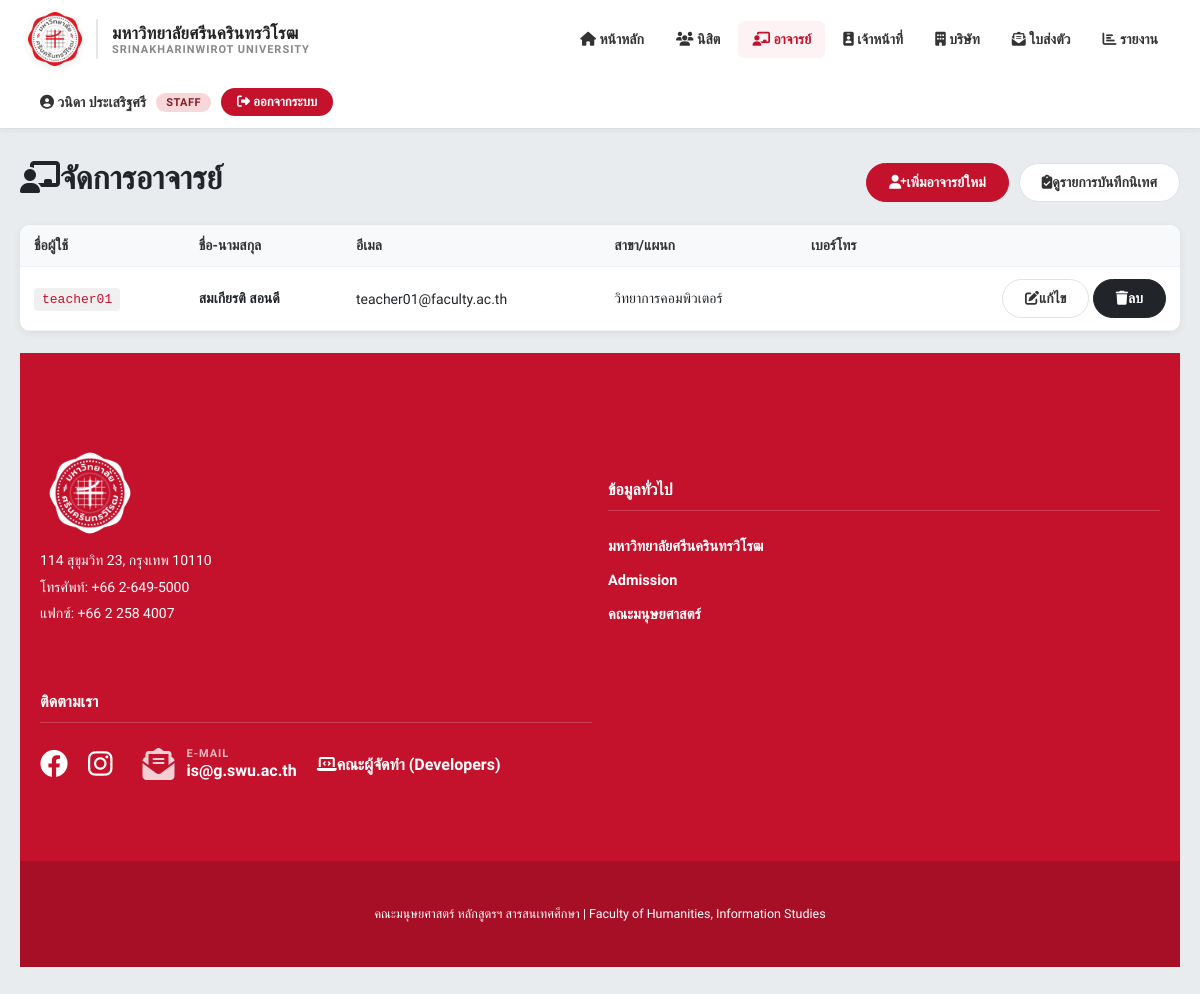
Screenshot of /staff/teachers.php (signed in) with the database file from the repository.
### tables this page shows
CREATE TABLE IF NOT EXISTS `teacher` (
  `teacher_id` INT NOT NULL AUTO_INCREMENT COMMENT 'รหัสอาจารย์',
  `username` VARCHAR(50) NOT NULL UNIQUE COMMENT 'ชื่อผู้ใช้งาน',
  `password` VARCHAR(255) NOT NULL COMMENT 'รหัสผ่าน (Hashed)',
  `first_name` VARCHAR(100) NOT NULL COMMENT 'ชื่อจริง',
  `last_name` VARCHAR(100) NOT NULL COMMENT 'นามสกุล',
  `department` VARCHAR(100) DEFAULT NULL COMMENT 'ภาควิชา',
  `email` VARCHAR(150) NOT NULL COMMENT 'อีเมล',
  `phone` VARCHAR(15) DEFAULT NULL COMMENT 'เบอร์ติดต่อ',
  `academic_position` VARCHAR(100) DEFAULT NULL COMMENT 'ตำแหน่งทางวิชาการ',
  `expertise` TEXT COMMENT 'ความเชี่ยวชาญ',
  `profile_image` VARCHAR(255) DEFAULT NULL COMMENT 'รูปโปรไฟล์',
  `created_at` DATETIME DEFAULT CURRENT_TIMESTAMP COMMENT 'วันที่สร้างข้อมูล',
  PRIMARY KEY (`teacher_id`)
);

### includes/db_connect.php (called while the page is built, shortened)
<?php
function h($str) {
    return htmlspecialchars((string)$str, ENT_QUOTES, 'UTF-8');
}

### staff/teachers.php (the view, shortened to what this page needs)
<?php
require '../includes/header.php';
$action = $_GET['action'] ?? 'list';
if ($action === 'list') {
    $teachers = $conn->query('SELECT * FROM teacher ORDER BY first_name')->fetch_all(MYSQLI_ASSOC);
    ?>
<div style="margin-bottom: 20px; display: flex; justify-content: space-between; align-items: center;">
  <h1><i class="fas fa-chalkboard-user me-2"></i>จัดการอาจารย์</h1>
  <div style="display: flex; gap: 10px;">
    <a href="?action=add" class="btn btn-primary"><i class="fas fa-user-plus me-1"></i>เพิ่มอาจารย์ใหม่</a>
    <a href="supervision.php" class="btn btn-secondary"><i class="fas fa-clipboard-check me-1"></i>ดูรายการบันทึกนิเทศ</a>
  </div>
</div>
<?php if (!$teachers): ?>
  <p class="muted">ยังไม่มีอาจารย์</p>
<?php else: ?>
  <div class="card card-table">
    <table class="tbl">
      <thead>
        <tr><th>ชื่อผู้ใช้</th><th>ชื่อ-นามสกุล</th><th>อีเมล</th><th>สาขา/แผนก</th><th>เบอร์โทร</th><th></th></tr>
      </thead>
      <tbody>
        <?php foreach ($teachers as $t): ?>
          <tr>
            <td><code style="background: #f0f0f0; padding: 4px 8px; border-radius: 4px;"><?= h($t['username']) ?></code></td>
            <td><strong><?= h($t['first_name'].' '.$t['last_name']) ?></strong></td>
            <td><?= h($t['email']) ?></td>
            <td><?= h($t['department']) ?></td>
            <td><?= h($t['phone']) ?></td>
            <td style="text-align: right; gap: 8px;">
              <a href="?action=edit&id=<?= (int)$t['teacher_id'] ?>" class="btn btn-sm btn-warning"><i class="fas fa-edit me-1"></i>แก้ไข</a>
              <a href="?action=delete&id=<?= (int)$t['teacher_id'] ?>" class="btn btn-sm btn-danger" onclick="return confirm('ต้องการลบ?')"><i class="fas fa-trash me-1"></i>ลบ</a>
            </td>
          </tr>
        <?php endforeach; ?>
      </tbody>
    </table>
  </div>
<?php endif;
}
require '../includes/footer.php';
?>

### assets/css/style.css (style rules this page uses)
:root { --swu-red: #c4122d; --swu-red-dark: #9b111e; }
* { box-sizing: border-box; }
html, body { height: 100%; }
body { font-family: 'Kanit', sans-serif; background: #e9ecef; color: #212529; overflow-x: hidden; margin: 0; display: flex; flex-direction: column; min-height: 100vh; }
a { color: var(--swu-red); text-decoration: none; }
h1 { margin: 0 0 8px; font-weight: 700; color: #212529; }
.card { background: #fff; border-radius: 10px; box-shadow: 0 2px 8px rgba(0,0,0,.06); margin-bottom: 22px; overflow: hidden; }
.card > h1, .card > h2, .card > h3, .card > p, .card > dl, .card > .alert, .card > form, .card > table, .card > .letter, .card > ul { padding-left: 24px; padding-right: 24px; }
.card > :last-child { padding-bottom: 22px; }
.tbl { width: 100%; border-collapse: collapse; }
.tbl th, .tbl td { padding: 12px 14px; text-align: left; font-size: 14px; border-bottom: 1px solid #eef1f7; }
.tbl th { background: #f8f9fa; font-weight: 600; color: #333; }
.btn { display: inline-block; padding: 10px 22px; border: 1px solid #dee2e6; background: #fff; color: #333; border-radius: 20px; cursor: pointer; font-size: 14px; font-weight: 600; text-decoration: none; font-family: inherit; transition: .2s; }
.btn-primary { background: var(--swu-red); color: #fff; border-color: var(--swu-red); }
.btn-danger { background: #212529; color: #fff; border-color: #212529; }
code { background: #f1f3f5; padding: 2px 8px; border-radius: 4px; font-size: 13px; color: var(--swu-red); font-family: 'Menlo', monospace; }

### rows the page displays
teacher: username "teacher01", first_name+last_name "สมเกียรติ สอนดี", email "teacher01@faculty.ac.th", department "วิทยาการคอมพิวเตอร์"

### other values shown
$display_name "วนิดา ประเสริฐศรี"
$role "STAFF"
